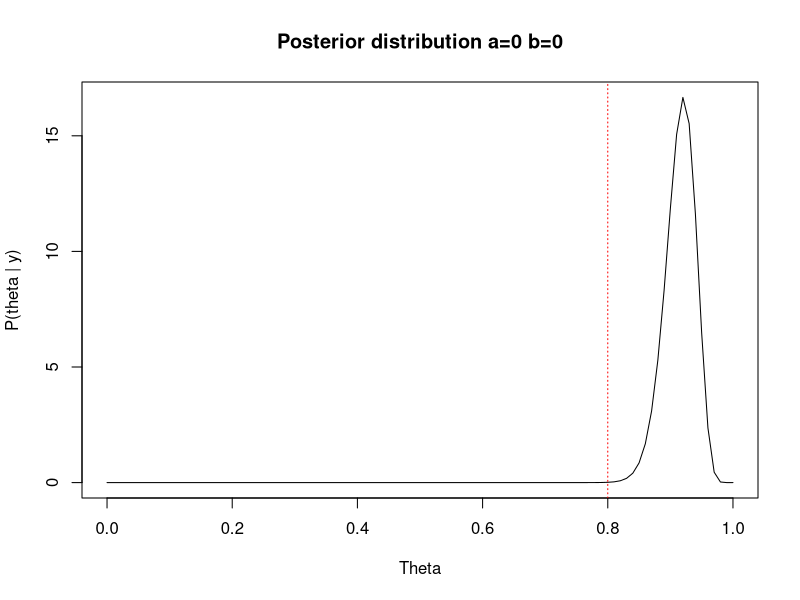
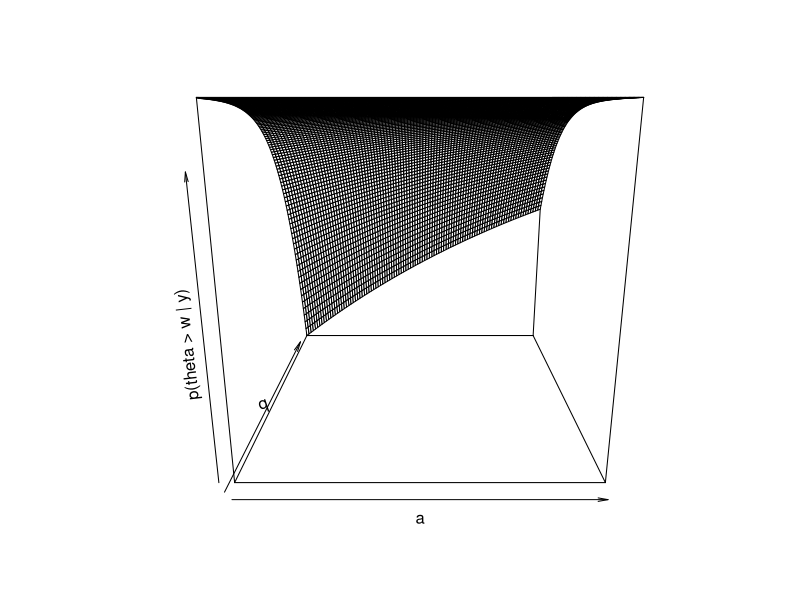
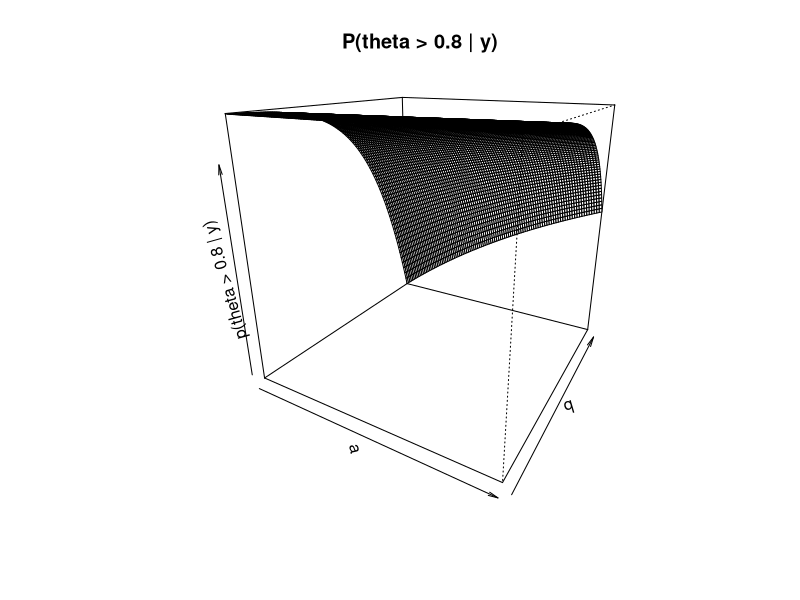
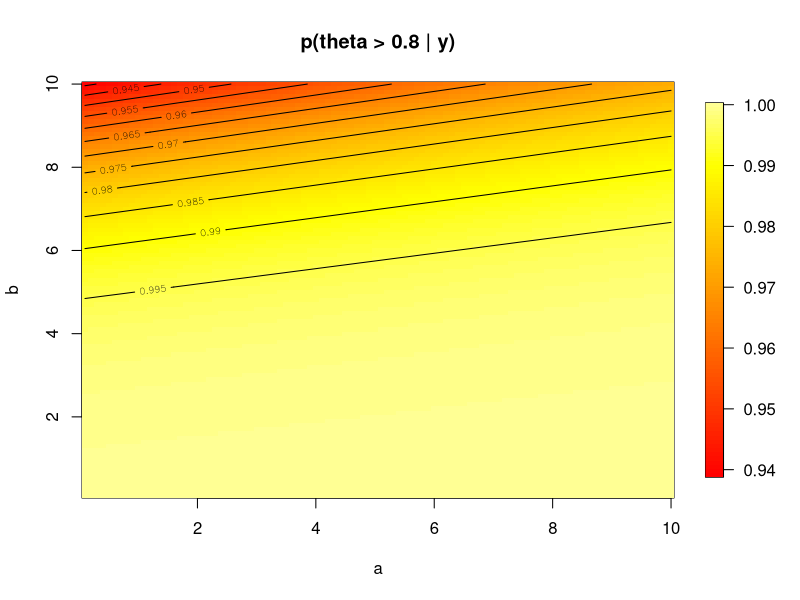
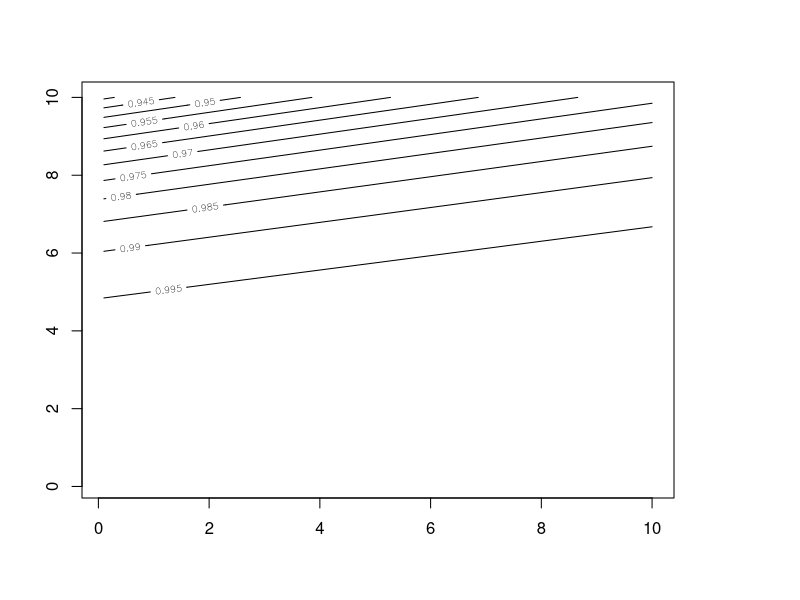
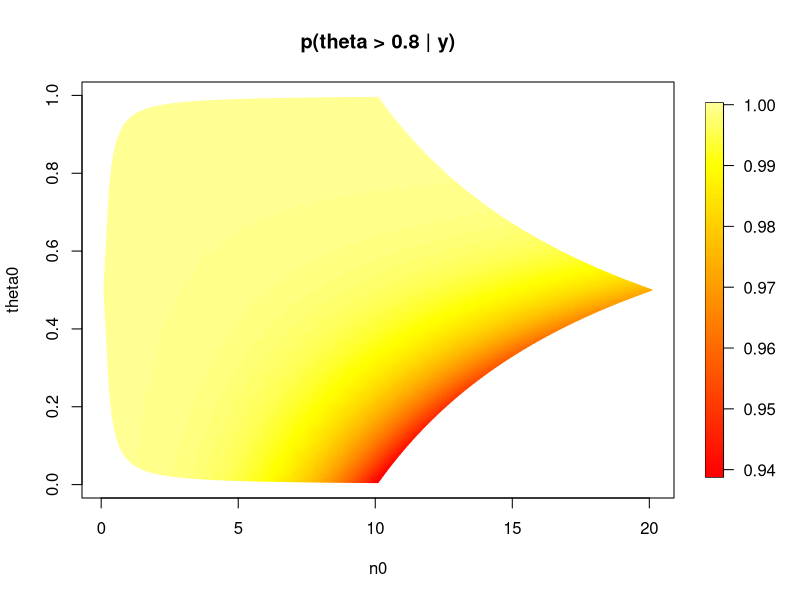
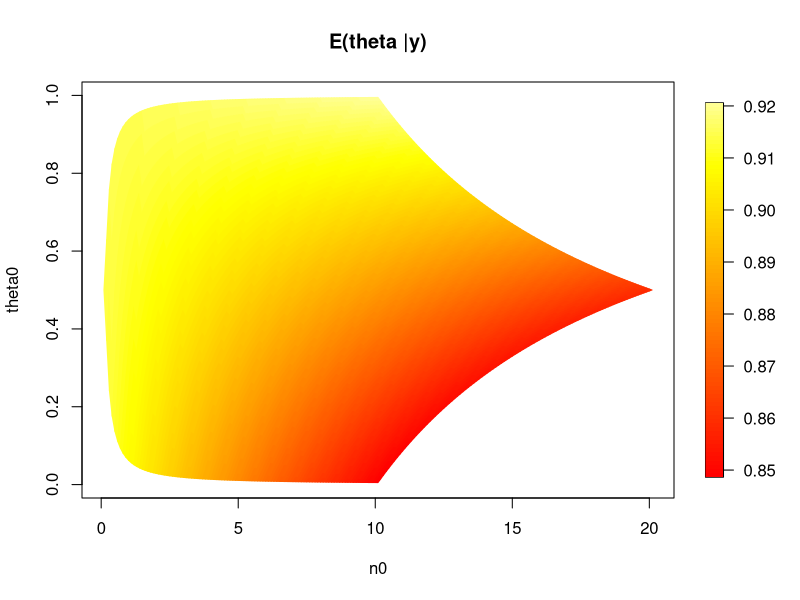

Recreate these plots in R, in order.


## 3D and 2D plots of the posterior probability that theta > some value w given the data in the 
## Beta-Binomial model

## The function that makes 3D plot is the persp function
## For help and documentation, type ?persp at the prompt in R
## The function persp takes as arguments: a x vector that gives the values on the x axis (this has
## to be in increasing order), a y vector with values on the y axis (also in increasing order),
## and a z matrix of dimension equal to the length of the x vector times the length of the y vector.
## The z matrix has at the (i,j) entry the value of the variable to be displayed on the third dimension
## corresponding to the i-th value of the x-vector and the j-th value of the y-vector, that is z[i,j] is 
## the value of the z variable at x[i] and y[j].

a <- seq(0,10,by=0.1)
b <- seq(0,10,by=0.1)
w <- 0.8
n <- 129
y <- 118


## Plotting the posterior distribution
#for(i in 1:length(a)){
#	for(j in 1:length(b)){
i=1
j=1
		plot(seq(0,1,by=0.01),dbeta(seq(0,1,by=0.01),a[i]+y,b[j]+(n-y)),type="l",col="black",lty=1,lwd=1,
			 xlim=c(0,1),xlab="Theta",ylab="P(theta | y)")
		title(main=paste("Posterior distribution a=",a[i]," b=",b[j],sep=""))
		abline(v=0.8,lty=3,col="red")
		
#	}
#}


post.prob.theta <- matrix(0,length(a),length(b))

for(i in 1:length(a)){
	for(j in 1:length(b)){
		
		post.a <- a[i]+y
		post.b <- b[j]+(n-y)
		
		post.prob.theta[i,j] <- 1-pbeta(w,post.a,post.b)
	}
}


persp(a,b,post.prob.theta,xlab="a",ylab="b",zlab="p(theta > w | y)")


# To rotate the figure, you can specify the value of the angles theta and phi by which to tilt the figure
persp(a,b,post.prob.theta,xlab="a",ylab="b",zlab="p(theta > 0.8 | y)",main="P(theta > 0.8 | y)",
theta=30,phi=20) # try ticktype = "detailed"




##### The 2D color plot may be better than the 3D plot.

## To make these 2D color plots it is necessary to download the R package fields
## If you do not know how to do this, please look at the reference R manual that is in th CTools website
## Once the package has been downloaded, you can install it by typing the command library(fields) at the prompt

library(fields)

## The function that makes 2D plot is the image.plot function
## For help and documentation, type ?image.plot at the prompt in R
## As the function persp, the function image.plot takes as arguments: a x vector that gives the values on the x axis (this has
## to be in increasing order), a y vector with values on the y axis (also in increasing order),
## and a z matrix of dimension equal to the length of the x vector times the length of the y vector.
## The z matrix has at the (i,j) entry the value of the variable to be displayed using color codes
## corresponding to the i-th value of the x-vector and the j-th value of the y-vector. 

a <- seq(0.1,10,by=0.1)
b <- seq(0.1,10,by=0.1)
w <- 0.8

n <- 129
y <- 118

post.prob.theta <- matrix(0,length(a),length(b))
post.mean.theta <- matrix(0,length(a),length(b))
theta0 <- matrix(0,length(a),length(b))
n0 <- matrix(0,length(a),length(b))

for(i in 1:length(a)){
	for(j in 1:length(b)){
		
		post.a <- a[i]+y
		post.b <- b[j]+(n-y)
		
		post.prob.theta[i,j] <- 1-pbeta(w,post.a,post.b)
		post.mean.theta[i,j] <- post.a/(post.a+post.b)
		theta0[i,j] <- a[i]/(a[i]+b[j])
		n0[i,j] <- a[i]+b[j]
	}
}



image.plot(a,b,post.prob.theta,xlab="a",ylab="b",main="p(theta > 0.8 | y)",col=heat.colors(100)[1:90])
contour(a,b,post.prob.theta, add=TRUE)

contour(a,b,post.prob.theta) # with no color
#https://stat.ethz.ch/R-manual/R-devel/library/graphics/html/contour.html

image.plot(n0,theta0,post.prob.theta,xlab="n0",ylab="theta0",main="p(theta > 0.8 | y)",col=heat.colors(100)[1:90])
#The contour() function does not work here, because n0 and theta0 are matrices and the 2D plot has some areas with no values. 

image.plot(n0,theta0,post.mean.theta,xlab="n0",ylab="theta0",main="E(theta |y)",col=heat.colors(100)[1:90])
